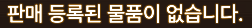
#> input picture images/no_item1.png, 252 x 28 px; its folder holds only this picture in this run
$ python -i imagesearch.py   (imports and definitions only)   (Python 2 division)
#> lines starting #> are read from the running program, lines starting #| are printed output that depends on the picture
import cv2
import numpy as np
import pyautogui
import random
import time
import platform
import subprocess
import os

is_retina = False
if platform.system() == "Darwin":
    is_retina = subprocess.call(
        "system_profiler SPDisplaysDataType | grep 'retina'", shell=True
    )

"""
grabs a region (topx, topy, bottomx, bottomy)
to the tuple (topx, topy, width, height)
input : a tuple containing the 4 coordinates of the region to capture
output : a PIL image of the area selected.
"""


# [9 lines left out: function region_grabber, not called in this run]


"""
Searchs for an image within an area
input :
image : path to the image file (see opencv imread for supported types)
x1 : top left x value
y1 : top left y value
x2 : bottom right x value
y2 : bottom right y value
precision : the higher, the lesser tolerant and fewer false positives are found default is 0.8
im : a PIL image, usefull if you intend to search the same unchanging region for several elements
returns :
the top left corner coordinates of the element if found as an array [x,y] or [-1,-1] if not
"""


# [16 lines left out: function imagesearcharea, not called in this run]


"""
click on the center of an image with a bit of random.
eg, if an image is 100*100 with an offset of 5 it may click at 52,50 the first time and then 55,53 etc
Usefull to avoid anti-bot monitoring while staying precise.
this function doesn't search for the image, it's only ment for easy clicking on the images.
input :
image : path to the image file (see opencv imread for supported types)
pos : array containing the position of the top left corner of the image [x,y]
action : button of the mouse to activate : "left" "right" "middle", see pyautogui.click documentation for more info
time : time taken for the mouse to move from where it was to the new position
"""


# [9 lines left out: function click_image, not called in this run]


"""
Searchs for an image on the screen
input :
image : path to the image file (see opencv imread for supported types)
precision : the higher, the lesser tolerant and fewer false positives are found default is 0.8
im : a PIL image, usefull if you intend to search the same unchanging region for several elements
returns :
the top left corner coordinates of the element if found as an array [x,y] or [-1,-1] if not
"""


def imagesearch(image, precision=0.8):
    im = pyautogui.screenshot()
    if is_retina:
        im.thumbnail((round(im.size[0] * 0.5), round(im.size[1] * 0.5)))
    # im.save('testarea.png') useful for debugging purposes, this will save the captured region as "testarea.png"
    img_rgb = np.array(im)
    img_gray = cv2.cvtColor(img_rgb, cv2.COLOR_BGR2GRAY)
    template = cv2.cvtColor(image, cv2.COLOR_BGR2GRAY)
    template.shape[::-1]

    res = cv2.matchTemplate(img_gray, template, cv2.TM_CCOEFF_NORMED)
    min_val, max_val, min_loc, max_loc = cv2.minMaxLoc(res)
    if max_val < precision:
        return [-1, -1]
    return max_loc


"""
Searchs for an image on screen continuously until it's found.
input :
image : path to the image file (see opencv imread for supported types)
time : Waiting time after failing to find the image
precision : the higher, the lesser tolerant and fewer false positives are found default is 0.8
returns :
the top left corner coordinates of the element if found as an array [x,y]
"""


# [7 lines left out: function imagesearch_loop, not called in this run]


"""
Searchs for an image on screen continuously until it's found or max number of samples reached.
input :
image : path to the image file (see opencv imread for supported types)
time : Waiting time after failing to find the image
maxSamples: maximum number of samples before function times out.
precision : the higher, the lesser tolerant and fewer false positives are found default is 0.8
returns :
the top left corner coordinates of the element if found as an array [x,y]
"""


# [11 lines left out: function imagesearch_numLoop, not called in this run]


"""
Searchs for an image on a region of the screen continuously until it's found.
input :
image : path to the image file (see opencv imread for supported types)
time : Waiting time after failing to find the image
x1 : top left x value
y1 : top left y value
x2 : bottom right x value
y2 : bottom right y value
precision : the higher, the lesser tolerant and fewer false positives are found default is 0.8
returns :
the top left corner coordinates of the element as an array [x,y]
"""


# [7 lines left out: function imagesearch_region_loop, not called in this run]


"""
Searches for an image on the screen and counts the number of occurrences.
input :
image : path to the target image file (see opencv imread for supported types)
precision : the higher, the lesser tolerant and fewer false positives are found default is 0.9
returns :
the number of times a given image appears on the screen.
optionally an output image with all the occurances boxed with a red outline.
"""


# [16 lines left out: function imagesearch_count, not called in this run]


"""
Get all screens on the provided folder and search them on screen.
input :
path : path of the folder with the images to be searched on screen
precision : the higher, the lesser tolerant and fewer false positives are found default is 0.8
returns :
A dictionary where the key is the path to image file and the value is the position where was found.
"""


# [15 lines left out: function imagesearch_from_folder, not called in this run]


def r(num, rand):
    return num + rand * random.random()

>>> import cv2
>>> picture = cv2.imread('images/no_item1.png', cv2.IMREAD_GRAYSCALE)
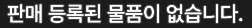
#> picture: shape (28, 252); min 28, max 255, mean 88
>>> result = imagesearch(picture)
#> (the run stopped early here; a loop or call above may not have finished)

$ run again, on images/no_item2.png
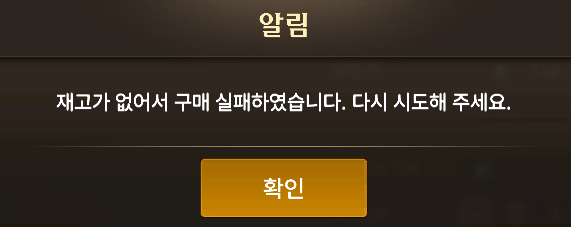
#> input picture images/no_item2.png, 571 x 227 px
#> `picture = cv2.imread('images/no_item1.png', cv2.IMREAD_GRAYSCALE)`:
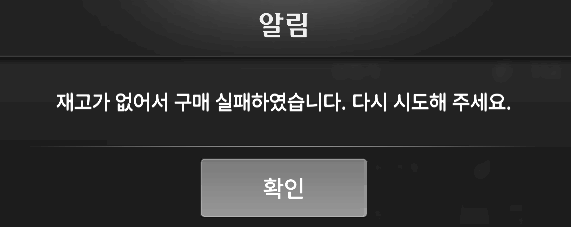
#> picture: shape (227, 571); min 21, max 255, mean 49.2
